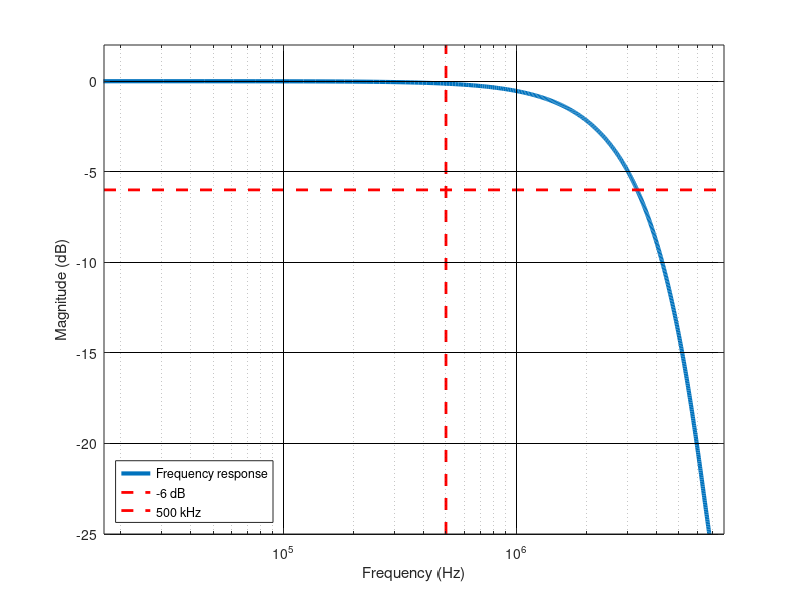

Source code (MATLAB):
% Author :	BELLAUD Maxime
% Date : 	1 october 2026

% Octave program for generate low pass filter's coefficients
pkg load signal;

%%% Part 1 : Generate coefficients
% Frequency parameters
F_clk = 125_000_000; % Hz
Fs = F_clk / 8; %Hz

% Filter parameters
order = 4;
f_cutoff = 500_000; %Hz
type = 'low';

% Compute coefficients
filter_coeff = fir1(order,f_cutoff/(Fs/2),type)

%%% Part 2 : Convert coefficients to VHDL format
% Find SCALE for fixed point
SCALE = 8 - ceil(log2(max(filter_coeff)));

% Print coefficients in VHDL format
printf("\tGENERIC(\n")
printf("\t\tSCALE : INTEGER := %d", SCALE)
for k = 0:order-2
	filter_coeff_Fix = round(filter_coeff * 2^(SCALE));
	printf(";\n\t\tB_%d : UNSIGNED(7 DOWNTO 0) := \"%s\"", k, dec2bin(filter_coeff_Fix(k+1), 8))
end
printf("\n\t);\n")

%%% Part 3 : Verify the filter response
% Compute the frequency response
[magnitude, frequency] = freqz(filter_coeff);
frequency_Hz = frequency * Fs / (2 * pi);
magnitude_dB = 20 * log10(abs(magnitude));

% Plot the frequency response
figure(1);
semilogx(frequency_Hz(2:end), magnitude_dB(2:end), 'linewidth', 3)
hold on
semilogx([17e3 Fs/2], [-6 -6], 'r--', 'linewidth', 2)
semilogx([f_cutoff f_cutoff], [-25 2], 'r--', 'linewidth', 2)
xlabel('Frequency (Hz)')
ylabel('Magnitude (dB)')
legend('Frequency response', '-6 dB', '500 kHz', 'location', 'southwest')

xlim([17e3 Fs/2])
ylim([-25 2])
grid on
set(gca, 'gridcolor', [0 0 0], 'gridalpha', 1, 'layer', 'top')
